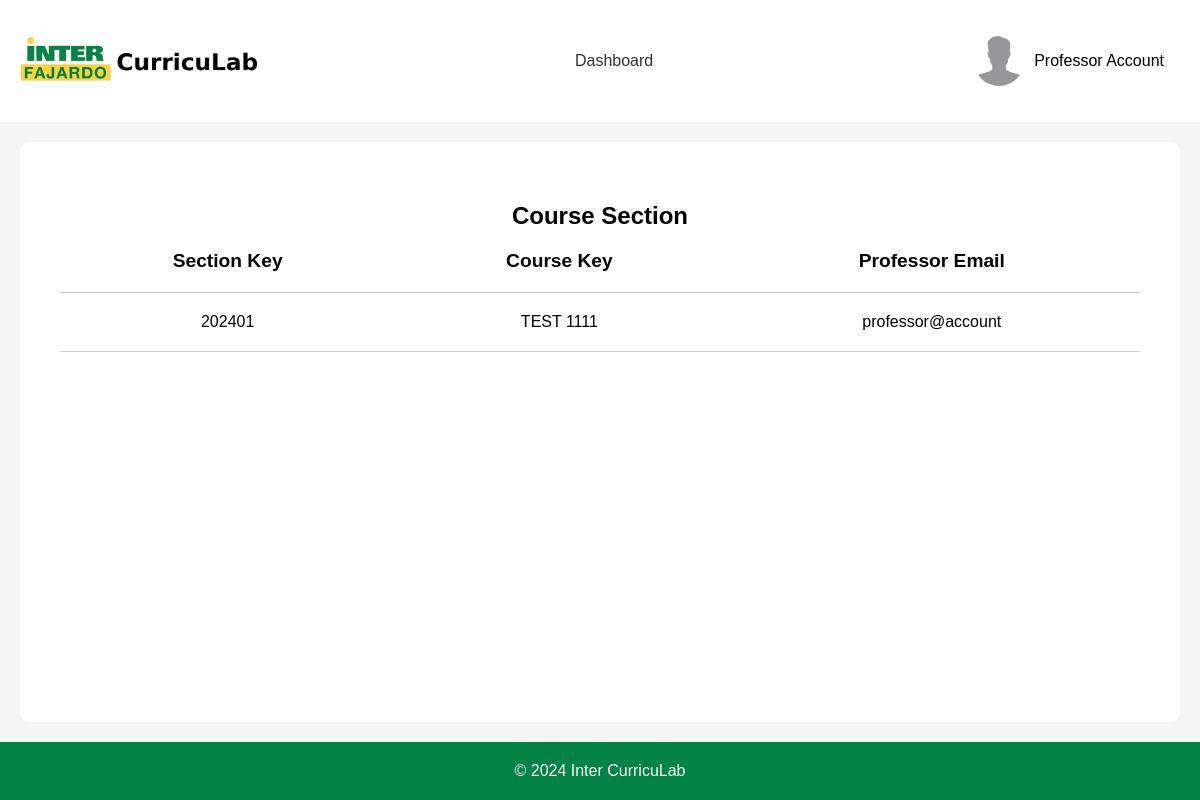
/templates/staffPages/profPage.php (signed in), run on an earlier commit of the app's database.
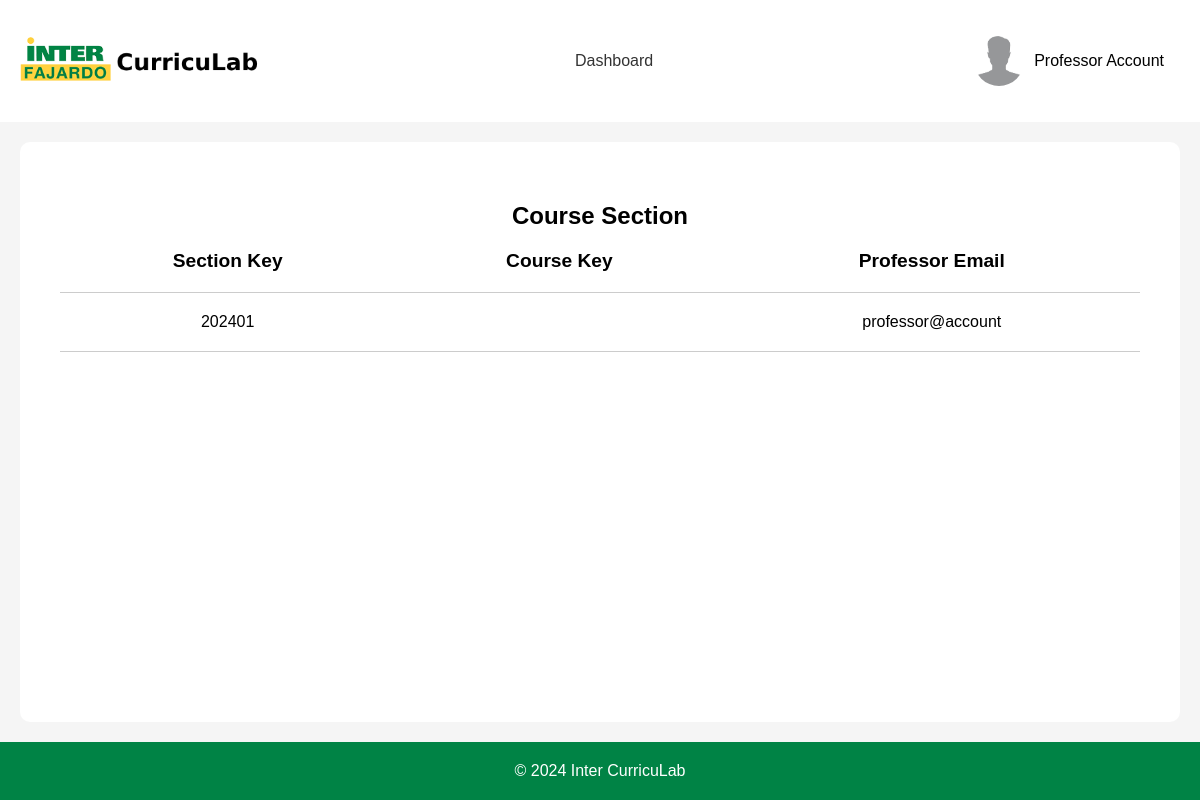
And on a later commit of the database.
### tables this page shows
CREATE TABLE "section" (
	"SectionID"	INTEGER NOT NULL UNIQUE,
	"SectionKey"	TEXT,
	"CourseKey"	TEXT,
	"ProfessorEmail"	TEXT,
	PRIMARY KEY("SectionID" AUTOINCREMENT)
);

### templates/staffPages/profPage.php (the view, shortened to what this page needs)
<?php
$config = require_once '../../backend/php/config.php';
if (!isset($_SESSION['email'])) {
    header('Location: ../index.php');
    exit;
} else {
    if ($config['db']['type'] === 'sqlite') {
        $db = new SQLite3($config['db']['sqlite']['path']);
    } elseif ($config['db']['type'] === 'mysql') {
        $dsn = "mysql:host={$config['db']['mysql']['host']};dbname={$config['db']['mysql']['dbname']}";
        $db = new PDO($dsn, $config['db']['mysql']['username'], $config['db']['mysql']['password']);
    }
}
?>
<!DOCTYPE html>
<html lang="en">
<head>
    <link rel="stylesheet" href="../../static/css/headerFooter.css">
    <link rel="stylesheet" href="../../static/css/profPage.css">
</head>
<body>
    <div id="headerNav">
        <div class="logo">
            <a href="#">
                <img src="../../static/img/inter-logo-full.png" alt="Inter CurricuLab">
            </a>
        </div>
        <nav>
            <a href="#">Dashboard</a>
        </nav>
        <div class="userBox">
            <button onclick="myFunction()" class="userDropdownButton">
                <img src="../../static/img/userProfile.jpg" alt="User" >
                <?php
                echo $_SESSION['firstName'] . ' ' . $_SESSION['lastName'];
                ?>
            </button>
        </div>
    </div>
    <div id="container">
        <div class="container-upperBox">
            <div class="courseTable">
                <h2>Course Section</h2>
                <table>
                    <tr>
                        <th>Section Key</th>
                        <th>Course Key</th>
                        <th>Professor Email</th>
                    </tr>
                    <?php
                    $professorEmail = $_SESSION['email'];
                    $stmt = $db->prepare('SELECT * FROM section WHERE ProfessorEmail = :email');
                    $stmt->bindValue(':email', $professorEmail, SQLITE3_TEXT);
                    $result = $stmt->execute();
                    while ($row = $result->fetchArray()) {
                        echo "<tr>";
                        echo "<td>" . $row['SectionKey'] . "</td>";
                        echo "<td>" . $row['CourseKey'] . "</td>";
                        echo "<td>" . $row['ProfessorEmail'] . "</td>";
                        echo "</tr>";
                    }
                    ?>
                </table>
            </div>
        </div>
    </div>
    <footer>
        <p>&copy; 2024 Inter CurricuLab</p>
    </footer>
</body>
</html>

What changed in the data, as far as the page shows it:
changed section "professor@account": CourseKey "TEST 1111" → (not shown)
